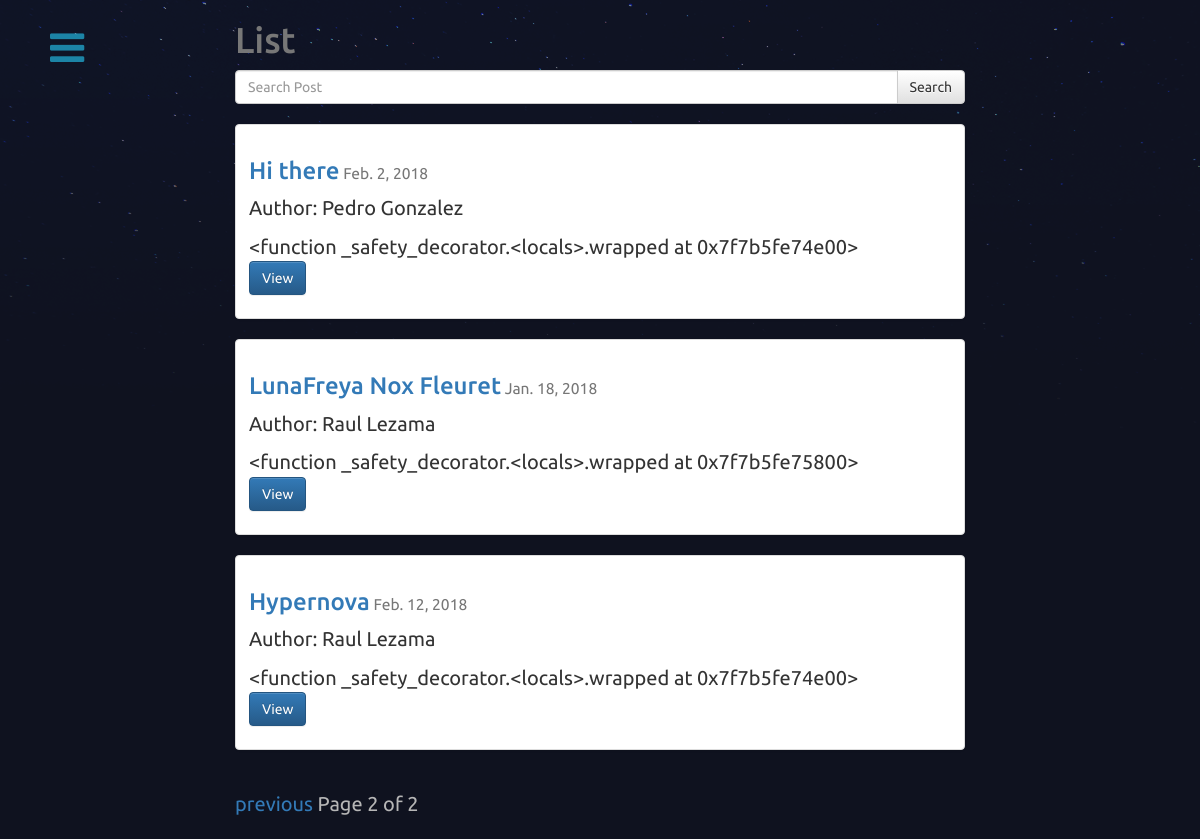
Page /?page=2 (signed in) on the committed database.
### posts/models.py (models this page shows, shortened)
class Post(models.Model):
    user = models.ForeignKey(settings.AUTH_USER_MODEL, default=1)
    title = models.CharField(max_length=120)
    slug = models.SlugField(unique=True)
    image = models.ImageField(upload_to=upload_location, #Use FileField for test or install Pillow from the beginning for ImageField
            null=True,
            blank=True,
            width_field ="width_field",
            height_field ="height_field") #Shows in the admin the height and width of the uploaded picture / It does not work with FileField
    height_field = models.IntegerField(default=0)
    width_field = models.IntegerField(default=0)
    content = models.TextField()
    draft = models.BooleanField(default= False)
    publish = models.DateField(auto_now=False, auto_now_add=False)
    read_time = models.IntegerField(default=0)#models.TimeField(null=True, blank=True)
    updated = models.DateTimeField(auto_now= True, auto_now_add = False)
    timestamp = models.DateTimeField(auto_now = False, auto_now_add=True)
    references = models.CharField(max_length = 300, blank=True, null=True)
    objects = PostManager() #Asigning a value of the new .all() parameter
    def get_absolute_url(self):
        return reverse("posts:detail", kwargs={"slug":self.slug})
    class Meta:
        ordering = ["-timestamp", "-updated"] #or by ID
    def get_markdown(self):
        content = self.content
        return mark_safe(markdown(content))

### posts/views.py (the view, shortened to what this page needs)
# urls.py: url(r'^$', views.post_list, name="list"),
def post_list(request):
    today = timezone.now().date()
    queryset_list = Post.objects.active() #.order_by("-timestamp")
    if request.user.is_staff or request.user.is_superuser:
        queryset_list = Post.objects.all()
    query = request.GET.get("q") #name of the input for the query search
    paginator = Paginator(queryset_list,3) # Show 25 contacts per page
    page_request_var = "page"
    page = request.GET.get(page_request_var)
    try:
        queryset = paginator.page(page)
    except PageNotAnInteger:
        queryset = paginator.page(1)
    except EmptyPage:
        queryset = paginator.page(paginator.num_pages)
    context = {
            "object_list": queryset,
            "title":"List",
            "page_request_var":page_request_var,
            "today":today,
        }
    return render(request, "post_list.html",context)

### posts/models.py (called while the page is built)
    def active(self, *args, **kwargs):
        return super(PostManager, self).filter(draft=False).filter(publish__lte=timezone.now())

### templates/post_list.html (shortened to what this page needs)
{% extends "base.html" %}
{% block content %}
    <div class="col-lg-8 col-lg-offset-2 col-md-12 col-sm-12 col-xs-12">
        <h1> {{ title }}</h1>
        <form action="" method="GET">
            <div class="input-group">
                <input class="form-control" type="text" name="q" placeholder="Search Post" value="{{ request.GET.q }}">
                <span class="input-group-btn">
                    <input class= 'btn btn-default' type="submit" value="Search">
                </span>
            </div>
        </form>
    {% for object in object_list  %}
<div class="row">
  <div class="col-sm-12 col-xs-12">
    <div class="thumbnail">
      <div class="caption post-detail-item">
        <h3><a href='{{ object.get_absolute_url }}'>{{ object.title }}</a><small> {{ object.publish }}</small></h3>
        {% if object.user.get_full_name %}
            <p>Author: {{ object.user.get_full_name}}</p>
        {% endif %}
        {{ object.get_markdown|truncatechars_html:130 }} <br/>
        <p><a href="{{ object.get_absolute_url }}" class="btn btn-primary" role="button">View</a> </p>
      </div>
    </div>
  </div>
  </div>
    {% endfor %}
    <div class="pagination">
    <span class="step-links">
        {% if object_list.has_previous %}
            <a href="?{{ page_request_var }}={{ object_list.previous_page_number }}{% if request.GET.q %}& q= {{ request.GET.q }}{% endif %}">previous</a>
        {% endif %}
        <span class="current">
            Page {{ object_list.number }} of {{ object_list.paginator.num_pages }}
        </span>
    </span>
</div>
    </div>
        {% endblock content %}

### static/css/base.css (style rules this page uses)
h1 { color:#777777; }
body { background-color: #0f121f; background-image: url(/static/stars.png); background-attachment: fixed; background-repeat: no-repeat; background-size: 100%; text-align: justify; color: #b6b6b6; font-size: 2em; overflow-x: hidden; margin:0; padding:0; }
body * { font-family: Ubuntu; }

### rows in the picture
Post: title "Hi there", publish "Feb. 2, 2018", user.get_full_name "Pedro Gonzalez", get_markdown "<function _safety_decorator.<locals>.wrapped at 0x7f7b5fe74e00>"
Post: title "LunaFreya Nox Fleuret", publish "Jan. 18, 2018", user.get_full_name "Raul Lezama", get_markdown "<function _safety_decorator.<locals>.wrapped at 0x7f7b5fe75800>"
Post: title "Hypernova", publish "Feb. 12, 2018", user.get_full_name "Raul Lezama", get_markdown "<function _safety_decorator.<locals>.wrapped at 0x7f7b5fe74e00>"

### other values in the picture
{{ title }} "List"
{{ object_list.number }} "2"
{{ object_list.paginator.num_pages }} "2"
